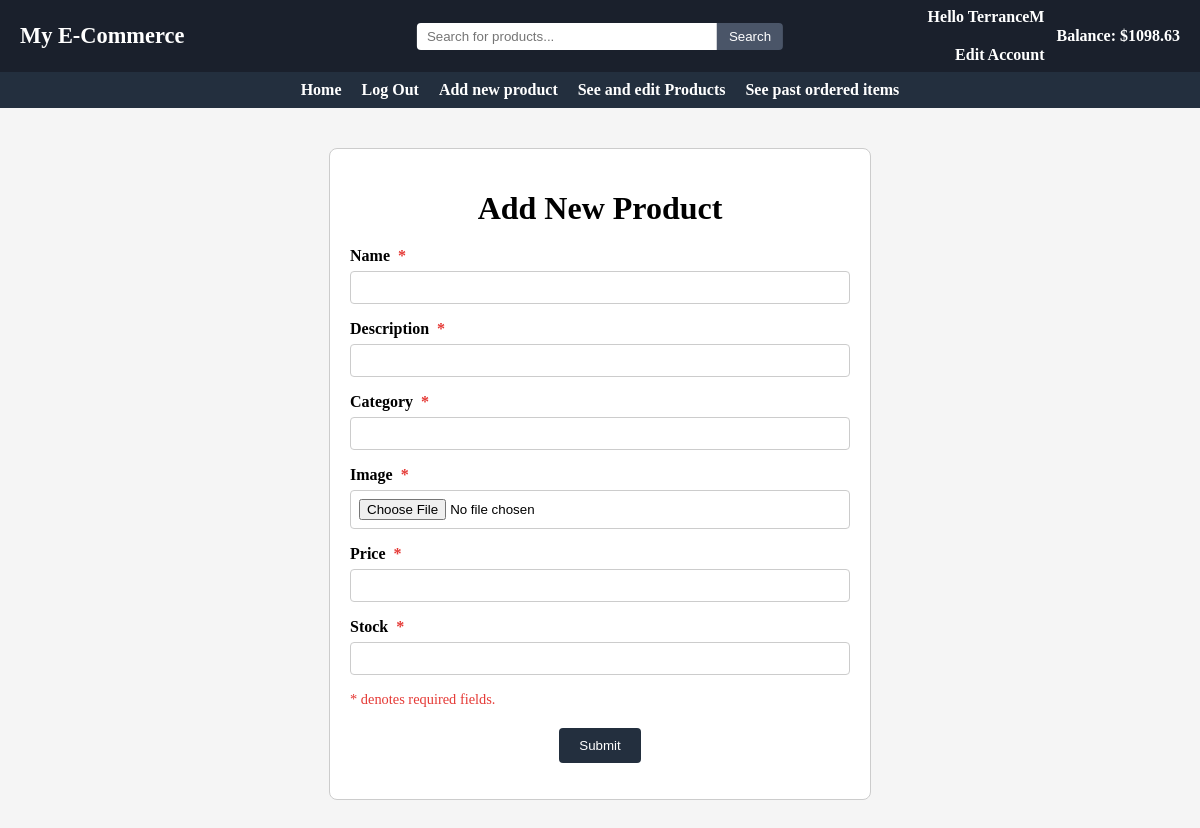
/863026096/sell/makeItem, run on the app's committed database.
### main/models.py (models this page shows, shortened)
class User(models.Model):
    userID = models.BigIntegerField(primary_key=True)
    username = models.CharField(max_length=50, unique=True)
    password = models.CharField(max_length=200)
    email = models.EmailField()
    role = models.SmallIntegerField()
    balance = models.FloatField(default=0)
    approved = models.BooleanField(default=False)

### main/views.py (the view)
# urls.py: path("sell/makeItem", views.createItem, name="createItem"),
def createItem(request, UserID=0):
    userData = 0
    try:
        userData = User.objects.get(userID=UserID)
        if(userData.role == 0):
            messages.add_message(request, messages.SUCCESS, "This account was rejected by an admin. Please create a new account")
            userData.delete()
    except User.DoesNotExist:
        userData = 0
        items = Item.objects.filter(~Q(price=0.0))
        items = items.filter(approved=True).order_by('name')[:20]
        return render(request, "index.html", {"userData": userData, "userID":UserID, "items":items})
    idIsValid = False
    if(request.method=="POST"):
        form = CreateNewItem(request.POST, request.FILES)
        if(form.is_valid()):
            form.full_clean()
            name = request.POST.get("name")
            category = request.POST.get("category")
            image = request.FILES.get("image")
            description = request.POST.get("description")
            price = float(request.POST.get("price"))
            stock = int(request.POST.get("stock"))
            newItem = Item(seller=userData, name=name, category=category, description=description, price=round(price, 2), stock=stock, image=image)
            while(not idIsValid):
                newItem.itemID = random.randint(0, 1000000000)
                try:
                    Item.objects.get(itemID=newItem.itemID)
                except Item.DoesNotExist:
                    idIsValid = True
            newItem.save()
            return HttpResponseRedirect("/%i/main" % userData.userID)
    else:
        form = CreateNewItem(request.POST)
    return render(request, "makeItem.html", context={"form":form, "userData":userData})

### main/forms.py
class CreateNewItem(forms.Form):
    name = forms.CharField(max_length=200)
    description = forms.CharField(max_length=200)
    category = forms.CharField(max_length=100)
    image = forms.ImageField()
    price = forms.FloatField()
    stock = forms.IntegerField()

### main/templates/makeItem.html (shortened to what this page needs)
{% extends "base.html" %}
{% block content %}
<div class="form-container">
  {%block title%}<h1>Add New Product</h1>{%endblock%}
  <form method="POST" enctype="multipart/form-data" action="makeItem">
      {% for field in form %}
      <div class="form-field">
        <label for="{{ field.id_for_label }}">
          {{ field.label }}
          {% if field.field.required %}
            <span class="required-star">*</span>
          {% endif %}
        </label>
        {{ field }}
      </div>
      {% if field.name == 'stock' %}
        <div class="required-note">* denotes required fields.</div>
      {% endif %}
      {% endfor %}
      <button type="submit" name="save">Submit</button>
  </form>
</div>
{% endblock content %}

### main/templates/base.html (shortened to what this page needs)
{% load static %}
<link rel="stylesheet" href="{% static 'css/styles.css' %}">
<header class="topbar">
  <div class="topbar-left">
    <h1 class="site-title">My E-Commerce</h1>
  </div>
  <div class="topbar-center">
    <form method="POST" action="/{%if userData.userID and userData.approved%}{{userData.userID}}/{% endif %}search/">
      <input type="text" name="search" placeholder="Search for products..." class="topbar-search"/>
      <button type="submit" name = "searchSubmit" value = "searchSubmit">Search</button>
    </form>
  </div>
  <div class="topbar-right">
    {% if userData.userID and userData.approved %}
      <a href="/{{userData.userID}}/edit" class="user-link">
        <span>Hello {{userData.username}}</span><br/>
        <span>Edit Account</span>
      </a>
      <span class="balance">Balance: ${{userData.balance}}</span>
    {% endif %}
  </div>
</header>
<header class="navbar">
    <nav class="navbar-menu">
        <ul class="nav-list">
            {%if not userData.userID%}
              <li><a href="/">Home</a></li>
              <li><a href="/login">Login</a></li>
              <li><a href="/create">Register</a></li>
            {%else%}
              <li><a href="/{{userData.userID}}/main">Home</a></li>
              <li><a href="/">Log Out</a></li>
                {%if userData.role == 3%}
                    <li><a href="/{{userData.userID}}/auth/users">Authenticate users</a></li>
                    <li><a href="/{{userData.userID}}/auth/items">Authenticate items</a></li>
                    <li><a href="/{{userData.userID}}/auth/monitorUsers">Monitor Users</a></li>
                    <li><a href="/{{userData.userID}}/auth/monitorItems">Monitor Products</a></li>
                    <li><a href="/{{userData.userID}}/auth/orders">Monitor Transactions</a></li>
                {%elif userData.role == 2%}
                    <li><a href="/{{userData.userID}}/sell/makeItem">Add new product</a></li>
                    <li><a href="/{{userData.userID}}/sell/items">See and edit Products</a></li>
                    <li><a href="/{{userData.userID}}/sell/orders">See past ordered items</a></li>
                {%elif userData.role == 1%}
                    <li><a href="/{{userData.userID}}/buy/cart">View Cart</a></li>
                    <li><a href="/{{userData.userID}}/buy/orders">See past orders</a></li>
                {%endif%}
          </ul>
          {%endif%}
    </nav>
  </header>
{%if not userData or userData.approved%}
  {%block content%}
  {%endblock content%}
{%endif%}

### main/static/css/styles.css (style rules this page uses)
button { padding: 6px 12px; border: none; background-color: #4A5568; color: #fff; border-radius: 0 4px 4px 0; cursor: pointer; }
.navbar { background-color: #232F3E; color: #fff; display: flex; align-items: center; padding: 9px 0; position: sticky; top: 0; z-index: 1000; justify-content: center; }
.navbar-menu { margin: 0 auto; min-width: 25%; }
.nav-list { list-style: none; display: flex; justify-content: center; gap: 20px; flex-wrap: nowrap; align-items: center; margin: 0; padding: 0; }
.nav-list li { margin: 0; }
.nav-list li a { color: #fff; text-decoration: none; font-weight: bold; white-space: nowrap; }
.topbar { background-color: #1A202C; color: #fff; display: flex; align-items: center; justify-content: space-between; padding: 8px 0; width: 100%; position: relative; }
.topbar-left .site-title { margin: 0; font-size: 1.4em; color: #fff; padding-left: 20px; }
.topbar-center { position: absolute; left: 50%; transform: translateX(-50%); flex: none; display: flex; justify-content: center; align-items: center; }
.topbar-center form { display: flex; align-items: center; margin: 0; }
.topbar-search { width: 300px; padding: 6px 10px; border: none; border-radius: 4px 0 0 4px; }
.topbar-center button { padding: 6px 12px; border: none; background-color: #4A5568; color: #fff; border-radius: 0 4px 4px 0; cursor: pointer; }
.topbar-right { display: flex; align-items: center; gap: 12px; }
.user-link { margin: 0; text-align: right; font-size: 1em; font-family: inherit; font-weight: bold; display: flex; flex-direction: column; gap: 1px; line-height: normal; }
.user-link span { display: block; }
.balance { font-size: 1em; font-family: inherit; font-weight: bold; margin: 0; color: #fff; padding-right: 20px; }
.user-link, .user-link:link, .user-link:visited, .user-link:hover, .user-link:active { color: #fff !important; text-decoration: none !important; }
.form-container { max-width: 500px; margin: 40px auto; padding: 20px; border: 1px solid #ccc; border-radius: 8px; background: #fff; }
.form-container h1 { text-align: center; margin-bottom: 20px; }
.form-container button { display: block; margin: 20px auto 0; padding: 10px 20px; background-color: #232F3E; color: #fff; border: none; border-radius: 4px; cursor: pointer; }
.form-container .form-field { margin-bottom: 16px; display: flex; flex-direction: column; }
.required-star { color: #e53935; margin-left: 4px; }
.required-note { color: #e53935; font-size: 0.9em; margin-top: 8px; text-align: left; }
.form-container .form-field input, .form-container .form-field textarea, .form-container .form-field select { width: 100%; padding: 8px; border: 1px solid #ccc; border-radius: 4px; box-sizing: border-box; }
.form-field { margin-bottom: 16px; display: flex; flex-direction: column; }
.form-field label { display: block; font-weight: bold; margin-bottom: 6px; }
.form-field input, .form-field select, .form-field textarea { width: 100%; padding: 8px; border: 1px solid #ccc; border-radius: 4px; }

### data on the page
User: username "TerranceM", balance "1098.63", approved True (drawn)

### other printed values
{{ field.label }} "Name" "Description" "Category" "Image" "Price" "Stock"
